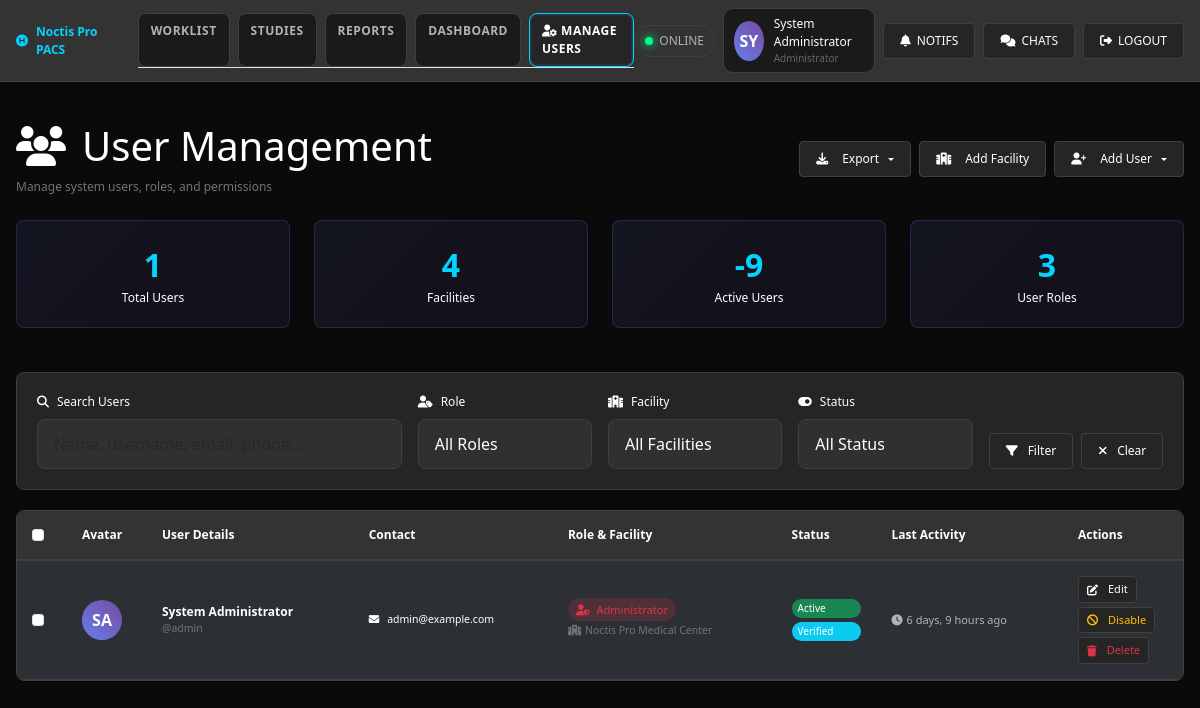
The page /admin-panel/users/ (signed in) on the database as committed earlier.
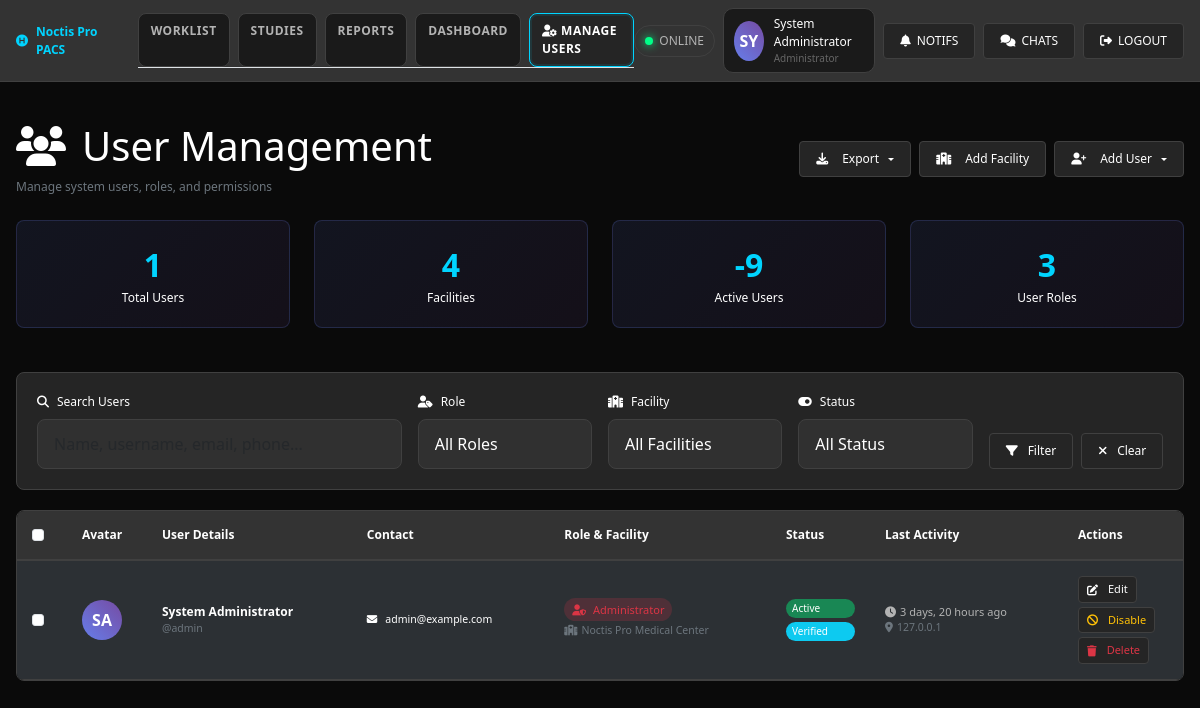
The same page on the database as committed later.
### accounts/models.py (models this page shows, shortened)
class User(AbstractUser):
    USER_ROLES = (
        ('admin', 'Administrator'),
        ('radiologist', 'Radiologist'),
        ('facility', 'Facility User'),
    )
    role = models.CharField(max_length=20, choices=USER_ROLES, default='facility')
    facility = models.ForeignKey(Facility, on_delete=models.CASCADE, null=True, blank=True)
    phone = models.CharField(max_length=20, blank=True)
    license_number = models.CharField(max_length=100, blank=True)
    specialization = models.CharField(max_length=100, blank=True)
    is_verified = models.BooleanField(default=False)
    last_login_ip = models.GenericIPAddressField(null=True, blank=True)
    created_at = models.DateTimeField(auto_now_add=True)
    updated_at = models.DateTimeField(auto_now=True)
    def is_admin(self):
        if getattr(self, 'is_superuser', False) or getattr(self, 'is_staff', False):
            return True
        return self.role == 'admin'

class Facility(models.Model):
    name = models.CharField(max_length=200)
    address = models.TextField()
    phone = models.CharField(max_length=20)
    email = models.EmailField()
    license_number = models.CharField(max_length=100, unique=True)
    letterhead = models.ImageField(upload_to='letterheads/', null=True, blank=True)
    ae_title = models.CharField(max_length=32, blank=True, default='')
    is_active = models.BooleanField(default=True)
    created_at = models.DateTimeField(auto_now_add=True)
    updated_at = models.DateTimeField(auto_now=True)
    class Meta:
        verbose_name_plural = "Facilities"

### admin_panel/views.py (the view, shortened to what this page needs)
# urls.py: path('users/', views.user_management, name='user_management'),
@login_required
@user_passes_test(is_admin)
def user_management(request):
    users = User.objects.select_related('facility').all()
    search_query = request.GET.get('search', '')
    role_filter = request.GET.get('role', '')
    if role_filter:
        users = users.filter(role=role_filter)
    facility_filter = request.GET.get('facility', '')
    if facility_filter:
        users = users.filter(facility_id=facility_filter)
    status_filter = request.GET.get('status', '')
    if status_filter == 'active':
        users = users.filter(is_active=True)
    elif status_filter == 'inactive':
        users = users.filter(is_active=False)
    elif status_filter == 'verified':
        users = users.filter(is_verified=True)
    elif status_filter == 'unverified':
        users = users.filter(is_verified=False)
    export_format = request.GET.get('export', '')
    if export_format:
        return export_users(users, export_format)
    paginator = Paginator(users, 20)
    page_number = request.GET.get('page')
    users_page = paginator.get_page(page_number)
    facilities = Facility.objects.filter(is_active=True)
    context = {
        'users': users_page,
        'facilities': facilities,
        'search_query': search_query,
        'role_filter': role_filter,
        'facility_filter': facility_filter,
        'user_roles': User.USER_ROLES,
    }
    return render(request, 'admin_panel/user_management.html', context)

### admin_panel/views.py (called while the page is built)
def is_admin(user):
    return user.is_authenticated and user.is_admin()

### templates/admin_panel/user_management.html (shortened to what the changed rows need)
{% load static %}
<!DOCTYPE html>
<html lang="en">
<head>
    <link href="https://cdn.jsdelivr.net/npm/bootstrap@5.3.0/dist/css/bootstrap.min.css" rel="stylesheet">
    <link href="https://cdnjs.cloudflare.com/ajax/libs/font-awesome/6.4.0/css/all.min.css" rel="stylesheet">
</head>
<body>
    <div class="dashboard-container">
        <nav class="top-navbar">
            <div class="nav-right">
                <div class="user-info">
                    <div class="user-avatar">{{ user.get_full_name|default:user.username|slice:":2"|upper }}</div>
                    <div>
                        <div>{{ user.get_full_name|default:user.username }}</div>
                        <div style="color: var(--text-muted); font-size: 10px;">{% if user.role == 'admin' %}Administrator{% elif user.role == 'radiologist' %}Radiologist{% else %}Facility User{% endif %}</div>
                    </div>
                </div>
            </div>
        </nav>
        <div class="main-content">
<div class="py-4">
    <div class="row mb-4">
        <div class="col-12">
            <div class="d-flex justify-content-between align-items-center flex-wrap">
                <div>
                    <h1 class="text-white mb-2">
                        <i class="fas fa-users me-3"></i>User Management
                    </h1>
                </div>
            </div>
        </div>
    </div>
    <div class="user-table">
        <table class="table table-dark table-striped mb-0">
            <thead>
                <tr>
                    <th width="50">
                        <input type="checkbox" class="form-check-input" id="selectAll">
                    </th>
                    <th width="80">Avatar</th>
                    <th>User Details</th>
                    <th>Contact</th>
                    <th>Role & Facility</th>
                    <th>Status</th>
                    <th>Last Activity</th>
                    <th width="120">Actions</th>
                </tr>
            </thead>
            <tbody>
                {% for user in users %}
                <tr>
                    <td>
                        <input type="checkbox" class="form-check-input user-checkbox" value="{{ user.id }}">
                    </td>
                    <td>
                        <div class="user-avatar">
                            {{ user.first_name|first|default:user.username|first|upper }}{{ user.last_name|first|upper }}
                        </div>
                    </td>
                    <td>
                        <div>
                            <strong class="text-white">{{ user.first_name }} {{ user.last_name }}</strong>
                        </div>
                        <div class="small text-secondary">@{{ user.username }}</div>
                    </td>
                    <td>
                        <div class="small text-white">
                            <i class="fas fa-envelope me-2"></i>{{ user.email|default:"No email" }}
                        </div>
                    </td>
                    <td>
                        <span class="role-badge role-{{ user.role }}">
                            {% if user.role == 'admin' %}
                                <i class="fas fa-user-shield me-1"></i>
                            {% elif user.role == 'radiologist' %}
                                <i class="fas fa-user-md me-1"></i>
                            {% else %}
                                <i class="fas fa-user me-1"></i>
                            {% endif %}
                            {{ user.get_role_display }}
                        </span>
                        {% if user.facility %}
                            <div class="small text-secondary mt-1">
                                <i class="fas fa-hospital me-1"></i>{{ user.facility.name }}
                            </div>
                        {% endif %}
                    </td>
                    <td>
                        <div class="d-flex flex-column gap-1">
                            <span class="user-status-badge {% if user.is_active %}bg-success{% else %}bg-danger{% endif %}">
                                {% if user.is_active %}Active{% else %}Inactive{% endif %}
                            </span>
                            <span class="user-status-badge {% if user.is_verified %}bg-info{% else %}bg-warning{% endif %}">
                                {% if user.is_verified %}Verified{% else %}Pending{% endif %}
                            </span>
                        </div>
                    </td>
                    <td>
                        {% if user.last_login %}
                            <div class="last-login">
                                <i class="fas fa-clock me-1"></i>{{ user.last_login|timesince }} ago
                            </div>
                            {% if user.last_login_ip %}
                                <div class="small text-secondary">
                                    <i class="fas fa-map-marker-alt me-1"></i>{{ user.last_login_ip }}
                                </div>
                            {% endif %}
                        {% else %}
                            <span class="text-secondary small">Never</span>
                        {% endif %}
                    </td>
                    <td>
                        <div class="btn-group-vertical" role="group">
                            <a href="{% url 'admin_panel:user_edit' user.id %}" class="btn-control btn-sm mb-1">
                                <i class="fas fa-edit me-1"></i>Edit
                            </a>
                            {% if user.is_active %}
                                <button type="button" class="btn-control btn-sm text-warning mb-1" onclick="toggleUserStatus({{ user.id }}, false)"  >
                                    <i class="fas fa-ban me-1"></i>Disable
                                </button>
                            {% else %}
                                <button type="button" class="btn-control btn-sm text-success mb-1" onclick="toggleUserStatus({{ user.id }}, true)"  >
                                    <i class="fas fa-check me-1"></i>Enable
                                </button>
                            {% endif %}
                            <button type="button" class="btn-control btn-sm text-danger" onclick="deleteUser({{ user.id }}, '{{ user.username|escapejs }}')"  >
                                <i class="fas fa-trash me-1"></i>Delete
                            </button>
                        </div>
                    </td>
                </tr>
                {% endfor %}
            </tbody>
        </table>
    </div>
</div>
        </div>
    </div>
</body>
</html>

Rows that differ between the two databases and show on the page:
changed User "System": last_login "6 days, 9 hours" → "3 days, 20 hours"; last_login_ip (not shown) → "127.0.0.1"
